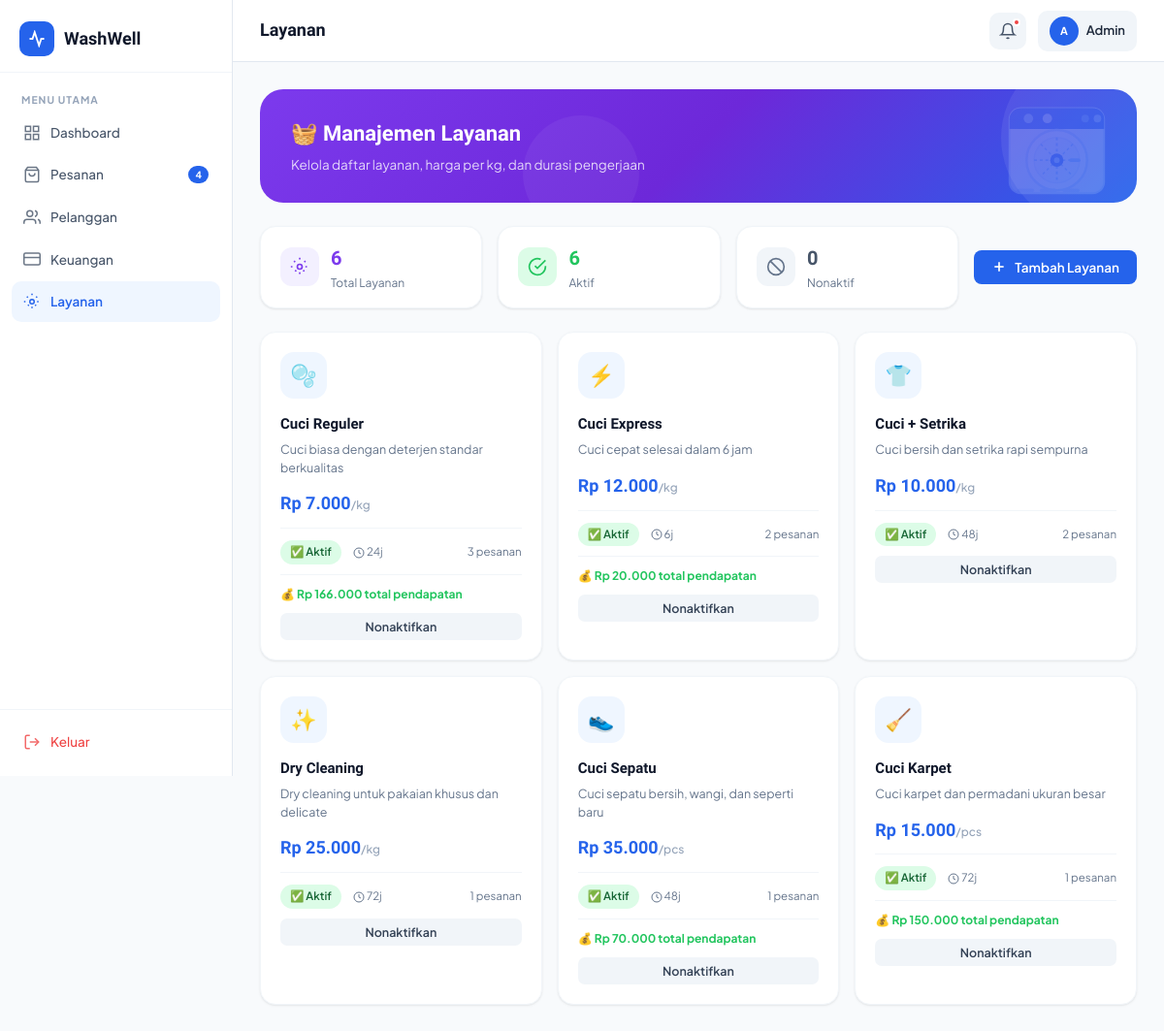
Screenshot of /admin/services.php (signed in) with the database file from the repository.
### tables this page shows
CREATE TABLE IF NOT EXISTS users (
    id INT AUTO_INCREMENT PRIMARY KEY,
    name VARCHAR(100) NOT NULL,
    email VARCHAR(150) UNIQUE NOT NULL,
    password VARCHAR(255) NOT NULL,
    phone VARCHAR(20),
    address TEXT,
    role ENUM('customer','admin') DEFAULT 'customer',
    created_at TIMESTAMP DEFAULT CURRENT_TIMESTAMP,
    updated_at TIMESTAMP DEFAULT CURRENT_TIMESTAMP ON UPDATE CURRENT_TIMESTAMP
);

CREATE TABLE IF NOT EXISTS services (
    id INT AUTO_INCREMENT PRIMARY KEY,
    name VARCHAR(100) NOT NULL,
    description TEXT,
    price_per_kg DECIMAL(10,2) NOT NULL,
    unit_type ENUM('kg','item') DEFAULT 'kg',
    requires_cloth_type TINYINT(1) DEFAULT 0,
    duration_hours INT DEFAULT 24,
    is_active TINYINT(1) DEFAULT 1,
    created_at TIMESTAMP DEFAULT CURRENT_TIMESTAMP
);

### includes/auth.php (called while the page is built, shortened)
<?php
require_once __DIR__ . '/config.php';
function getCurrentUser() {
    $db = getDB();
    $id = (int)$_SESSION['user_id'];
    $res = $db->query("SELECT * FROM users WHERE id=$id LIMIT 1");
    return $res ? $res->fetch_assoc() : null;
}
function getUnreadNotifs($userId) {
    $db = getDB();
    $uid = (int)$userId;
    $res = $db->query("SELECT COUNT(*) as cnt FROM notifications WHERE user_id=$uid AND is_read=0");
    return $res ? (int)$res->fetch_assoc()['cnt'] : 0;
}
?>

### includes/config.php (called while the page is built, shortened)
<?php
function formatRupiah($amount) {
    return 'Rp ' . number_format($amount, 0, ',', '.');
}
?>

### admin/services.php (the view, shortened to what this page needs)
<?php
require_once '../includes/auth.php';
$db = getDB();
$user = getCurrentUser();
$services = $db->query("SELECT s.*, (SELECT COUNT(*) FROM orders o WHERE o.service_id=s.id) as total_orders, (SELECT COALESCE(SUM(t.amount),0) FROM transactions t JOIN orders o ON t.order_id=o.id WHERE o.service_id=s.id AND t.status='success') as total_revenue FROM services s ORDER BY s.created_at ASC");
$totalServices = $db->query("SELECT COUNT(*) as c FROM services")->fetch_assoc()['c'];
$activeServices = $db->query("SELECT COUNT(*) as c FROM services WHERE is_active=1")->fetch_assoc()['c'];
$serviceIcons = [
    'Cuci Reguler' => '🫧',
    'Cuci Express' => '⚡',
    'Cuci + Setrika' => '👕',
    'Dry Cleaning' => '✨',
    'Cuci Sepatu' => '👟',
    'Cuci Karpet' => '🧹',
];
?>
<!DOCTYPE html>
<html lang="id">
<head>
<link rel="stylesheet" href="../assets/css/style.css">
</head>
<body>
<div class="app-layout">
    <?php require_once 'partials/sidebar.php'; ?>
    <div class="main-content">
        <header class="topbar">
            <div class="topbar-left">
                <div class="topbar-title">Layanan</div>
            </div>
            <div class="topbar-right">
                <button class="notif-btn" onclick="window.location='notifications.php'">
                    <svg width="18" height="18" viewBox="0 0 24 24" fill="none" stroke="currentColor" stroke-width="2"><path d="M18 8A6 6 0 0 0 6 8c0 7-3 9-3 9h18s-3-2-3-9"/><path d="M13.73 21a2 2 0 0 1-3.46 0"/></svg>
                    <?php if (getUnreadNotifs($user['id']) > 0): ?>
                    <span class="notif-dot"></span>
                    <?php endif; ?>
                </button>
                <div style="display:flex;align-items:center;gap:8px;padding:6px 12px;border-radius:10px;background:var(--gray-100)">
                    <div class="avatar avatar-sm"><?= strtoupper(substr($user['name'],0,1)) ?></div>
                    <span style="font-size:13px;font-weight:600"><?= htmlspecialchars(explode(' ',$user['name'])[0]) ?></span>
                </div>
            </div>
        </header>
        <main class="page-content">
            <div class="page-hero animate-in" style="background:linear-gradient(135deg,#7C3AED 0%,#6D28D9 50%,#2563EB 100%)">
                <img src="../assets/img/washing-machine.svg" class="page-hero-img" alt="">
                <div class="page-hero-title">🧺 Manajemen Layanan</div>
                <div class="page-hero-sub">Kelola daftar layanan, harga per kg, dan durasi pengerjaan</div>
            </div>
            <div style="display:flex;gap:16px;margin-bottom:24px;flex-wrap:wrap;">
                <div class="card" style="padding:16px 20px;display:flex;align-items:center;gap:12px;flex:1;min-width:160px;">
                    <div style="width:40px;height:40px;border-radius:12px;background:#F3F0FF;color:#7C3AED;display:flex;align-items:center;justify-content:center;">
                        <svg width="20" height="20" viewBox="0 0 24 24" fill="none" stroke="currentColor" stroke-width="2"><circle cx="12" cy="12" r="3"/><path d="M19.07 4.93l-1.41 1.41M21 12h-2M17.66 17.66l-1.41-1.41M12 19v2M6.34 17.66l1.41-1.41M3 12H1M4.93 4.93l1.41 1.41M12 3V1"/></svg>
                    </div>
                    <div>
                        <div style="font-family:var(--font-display);font-size:20px;font-weight:800;color:#7C3AED"><?= $totalServices ?></div>
                        <div style="font-size:12px;color:var(--gray-500)">Total Layanan</div>
                    </div>
                </div>
                <div class="card" style="padding:16px 20px;display:flex;align-items:center;gap:12px;flex:1;min-width:160px;">
                    <div style="width:40px;height:40px;border-radius:12px;background:var(--green-light);color:var(--green);display:flex;align-items:center;justify-content:center;">
                        <svg width="20" height="20" viewBox="0 0 24 24" fill="none" stroke="currentColor" stroke-width="2"><path d="M22 11.08V12a10 10 0 1 1-5.93-9.14"/><polyline points="22 4 12 14.01 9 11.01"/></svg>
                    </div>
                    <div>
                        <div style="font-family:var(--font-display);font-size:20px;font-weight:800;color:var(--green)"><?= $activeServices ?></div>
                        <div style="font-size:12px;color:var(--gray-500)">Aktif</div>
                    </div>
                </div>
                <div class="card" style="padding:16px 20px;display:flex;align-items:center;gap:12px;flex:1;min-width:160px;">
                    <div style="width:40px;height:40px;border-radius:12px;background:var(--gray-100);color:var(--gray-500);display:flex;align-items:center;justify-content:center;">
                        <svg width="20" height="20" viewBox="0 0 24 24" fill="none" stroke="currentColor" stroke-width="2"><circle cx="12" cy="12" r="10"/><line x1="4.93" y1="4.93" x2="19.07" y2="19.07"/></svg>
                    </div>
                    <div>
                        <div style="font-family:var(--font-display);font-size:20px;font-weight:800;color:var(--gray-600)"><?= $totalServices - $activeServices ?></div>
                        <div style="font-size:12px;color:var(--gray-500)">Nonaktif</div>
                    </div>
                </div>
                <?php if ($user['role']==='admin'): ?>
                <button class="btn btn-primary" onclick="document.getElementById('addModal').classList.add('open')" style="align-self:center;">
                    <svg width="16" height="16" viewBox="0 0 24 24" fill="none" stroke="currentColor" stroke-width="2.5"><line x1="12" y1="5" x2="12" y2="19"/><line x1="5" y1="12" x2="19" y2="12"/></svg>
                    Tambah Layanan
                </button>
                <?php endif; ?>
            </div>
            <div class="service-grid">
            <?php $services->data_seek(0); $i=0; while ($s = $services->fetch_assoc()): $i++; ?>
                <div class="service-card animate-in">
                    <div class="service-card-icon" style="<?= !$s['is_active']?'background:var(--gray-100);color:var(--gray-400)':'' ?>">
                        <span style="font-size:22px"><?= $serviceIcons[$s['name']] ?? '🧺' ?></span>
                    </div>
                    <div class="service-card-name"><?= htmlspecialchars($s['name']) ?></div>
                    <div class="service-card-desc"><?= htmlspecialchars($s['description'] ?: 'Layanan laundry profesional WashWell.') ?></div>
                    <div class="service-card-price"><?= formatRupiah($s['price_per_kg']) ?><span>/<?= ($s['unit_type'] ?? 'kg') === 'item' ? 'pcs' : 'kg' ?></span></div>
                    <div class="service-card-meta">
                        <span class="service-tag <?= $s['is_active']?'service-tag-active':'service-tag-inactive' ?>">
                            <?= $s['is_active']?'✅ Aktif':'❌ Nonaktif' ?>
                        </span>
                        <span style="font-size:11.5px;color:var(--gray-500)">
                            <svg width="12" height="12" viewBox="0 0 24 24" fill="none" stroke="currentColor" stroke-width="2" style="display:inline;vertical-align:middle"><circle cx="12" cy="12" r="10"/><polyline points="12 6 12 12 16 14"/></svg>
                            <?= $s['duration_hours'] ?>j
                        </span>
                        <span style="font-size:11.5px;color:var(--gray-500);margin-left:auto"><?= $s['total_orders'] ?> pesanan</span>
                    </div>
                    <?php if ($s['total_revenue'] > 0): ?>
                    <div style="margin-top:10px;padding-top:10px;border-top:1px solid var(--gray-100);font-size:12px;color:var(--green);font-weight:700">
                        💰 <?= formatRupiah($s['total_revenue']) ?> total pendapatan
                    </div>
                    <?php endif; ?>
                    <?php if ($user['role']==='admin'): ?>
                    <form method="POST" style="margin-top:10px">
                        <button type="submit" class="btn btn-ghost btn-sm btn-full"><?= $s['is_active']?'Nonaktifkan':'Aktifkan' ?></button>
                    </form>
                    <?php endif; ?>
                </div>
            <?php endwhile; ?>
            </div>
        </main>
    </div>
</div>
</body>
</html>

### admin/partials/sidebar.php (shortened to what this page needs)
<?php
$currentUser = getCurrentUser();
$notifCount = getUnreadNotifs($currentUser['id']);
$currentPage = basename($_SERVER['PHP_SELF'], '.php');
$navItems = [
    ['page'=>'dashboard','icon'=>'<svg width="18" height="18" viewBox="0 0 24 24" fill="none" stroke="currentColor" stroke-width="2"><rect x="3" y="3" width="7" height="7"/><rect x="14" y="3" width="7" height="7"/><rect x="3" y="14" width="7" height="7"/><rect x="14" y="14" width="7" height="7"/></svg>','label'=>'Dashboard','url'=>'dashboard.php'],
    ['page'=>'orders','icon'=>'<svg width="18" height="18" viewBox="0 0 24 24" fill="none" stroke="currentColor" stroke-width="2"><path d="M6 2L3 6v14a2 2 0 0 0 2 2h14a2 2 0 0 0 2-2V6l-3-4z"/><line x1="3" y1="6" x2="21" y2="6"/><path d="M16 10a4 4 0 0 1-8 0"/></svg>','label'=>'Pesanan','url'=>'orders.php'],
    ['page'=>'customers','icon'=>'<svg width="18" height="18" viewBox="0 0 24 24" fill="none" stroke="currentColor" stroke-width="2"><path d="M17 21v-2a4 4 0 0 0-4-4H5a4 4 0 0 0-4 4v2"/><circle cx="9" cy="7" r="4"/><path d="M23 21v-2a4 4 0 0 0-3-3.87"/><path d="M16 3.13a4 4 0 0 1 0 7.75"/></svg>','label'=>'Pelanggan','url'=>'customers.php'],
    ['page'=>'finance','icon'=>'<svg width="18" height="18" viewBox="0 0 24 24" fill="none" stroke="currentColor" stroke-width="2"><rect x="1" y="4" width="22" height="16" rx="2" ry="2"/><line x1="1" y1="10" x2="23" y2="10"/></svg>','label'=>'Keuangan','url'=>'finance.php'],
    ['page'=>'services','icon'=>'<svg width="18" height="18" viewBox="0 0 24 24" fill="none" stroke="currentColor" stroke-width="2"><circle cx="12" cy="12" r="3"/><path d="M19.07 4.93l-1.41 1.41M21 12h-2M17.66 17.66l-1.41-1.41M12 19v2M6.34 17.66l1.41-1.41M3 12H1M4.93 4.93l1.41 1.41M12 3V1"/></svg>','label'=>'Layanan','url'=>'services.php'],
];
if ($currentUser['role'] === 'admin') {
    $navItems[] = ['page'=>'staff','icon'=>'<svg width="18" height="18" viewBox="0 0 24 24" fill="none" stroke="currentColor" stroke-width="2"><path d="M20 21v-2a4 4 0 0 0-4-4H8a4 4 0 0 0-4 4v2"/><circle cx="12" cy="7" r="4"/></svg>','label'=>'Manajemen Admin','url'=>'staff.php'];
}
$navItems[] = ['page'=>'notifications','icon'=>'<svg width="18" height="18" viewBox="0 0 24 24" fill="none" stroke="currentColor" stroke-width="2"><path d="M18 8A6 6 0 0 0 6 8c0 7-3 9-3 9h18s-3-2-3-9"/><path d="M13.73 21a2 2 0 0 1-3.46 0"/></svg>','label'=>'Notifikasi','url'=>'notifications.php','badge'=>true];
$navItems[] = ['page'=>'settings','icon'=>'<svg width="18" height="18" viewBox="0 0 24 24" fill="none" stroke="currentColor" stroke-width="2"><circle cx="12" cy="12" r="3"/><path d="M19.07 4.93l-1.41 1.41M21 12h-2M17.66 17.66l-1.41-1.41M12 19v2M6.34 17.66l1.41-1.41M3 12H1M4.93 4.93l1.41 1.41M12 3V1"/></svg>','label'=>'Pengaturan','url'=>'settings.php'];
?>
<aside class="sidebar" id="sidebar">
    <div class="sidebar-logo">
        <div class="logo-icon">
            <svg width="18" height="18" viewBox="0 0 24 24" fill="none" stroke="white" stroke-width="2.5"><path d="M22 12h-4l-3 9L9 3l-3 9H2"/></svg>
        </div>
        <span>WashWell</span>
    </div>
    <nav class="sidebar-nav">
        <div class="nav-label">Menu Utama</div>
        <?php foreach ($navItems as $item): ?>
        <a href="<?= $item['url'] ?>" class="nav-item <?= $currentPage === $item['page'] ? 'active' : '' ?>">
            <?= $item['icon'] ?>
            <?= $item['label'] ?>
            <?php if ($item['page']==='orders' && $notifCount > 0): ?>
            <span class="nav-badge"><?= $notifCount ?></span>
            <?php elseif (($item['badge'] ?? false) && $notifCount > 0): ?>
            <span class="nav-badge"><?= $notifCount ?></span>
            <?php endif; ?>
        </a>
        <?php endforeach; ?>
    </nav>
    <div class="sidebar-footer">
        <a href="logout.php" class="nav-item" style="color:#EF4444;" onclick="return confirm('Yakin ingin keluar?')">
            <svg width="18" height="18" viewBox="0 0 24 24" fill="none" stroke="currentColor" stroke-width="2"><path d="M9 21H5a2 2 0 0 1-2-2V5a2 2 0 0 1 2-2h4"/><polyline points="16 17 21 12 16 7"/><line x1="21" y1="12" x2="9" y2="12"/></svg>
            Keluar
        </a>
    </div>
</aside>

### rows the page displays
users: name "A", name "Admin"
services: name "🫧", name "Cuci Reguler", description "Cuci biasa dengan deterjen standar berkualitas", price_per_kg "Rp 7.000", unit_type "kg", is_active "✅ Aktif", duration_hours "24", total_orders "3", total_revenue "Rp 166.000"
services: name "⚡", name "Cuci Express", description "Cuci cepat selesai dalam 6 jam", price_per_kg "Rp 12.000", unit_type "kg", is_active "✅ Aktif", duration_hours "6", total_orders "2", total_revenue "Rp 20.000"
services: name "👕", name "Cuci + Setrika", description "Cuci bersih dan setrika rapi sempurna", price_per_kg "Rp 10.000", unit_type "kg", is_active "✅ Aktif", duration_hours "48", total_orders "2"
services: name "✨", name "Dry Cleaning", description "Dry cleaning untuk pakaian khusus dan delicate", price_per_kg "Rp 25.000", unit_type "kg", is_active "✅ Aktif", duration_hours "72", total_orders "1"
services: name "👟", name "Cuci Sepatu", description "Cuci sepatu bersih, wangi, dan seperti baru", price_per_kg "Rp 35.000", unit_type "pcs", is_active "✅ Aktif", duration_hours "48", total_orders "1", total_revenue "Rp 70.000"
services: name "🧹", name "Cuci Karpet", description "Cuci karpet dan permadani ukuran besar", price_per_kg "Rp 15.000", unit_type "pcs", is_active "✅ Aktif", duration_hours "72", total_orders "1", total_revenue "Rp 150.000"

### other values shown
$item['label'] "Dashboard"
$item['label'] "Pesanan"
$notifCount "4"
$item['label'] "Pelanggan"
$item['label'] "Keuangan"
$item['label'] "Layanan"
$totalServices "6"
$activeServices "6"
$totalServices - $activeServices "0"
